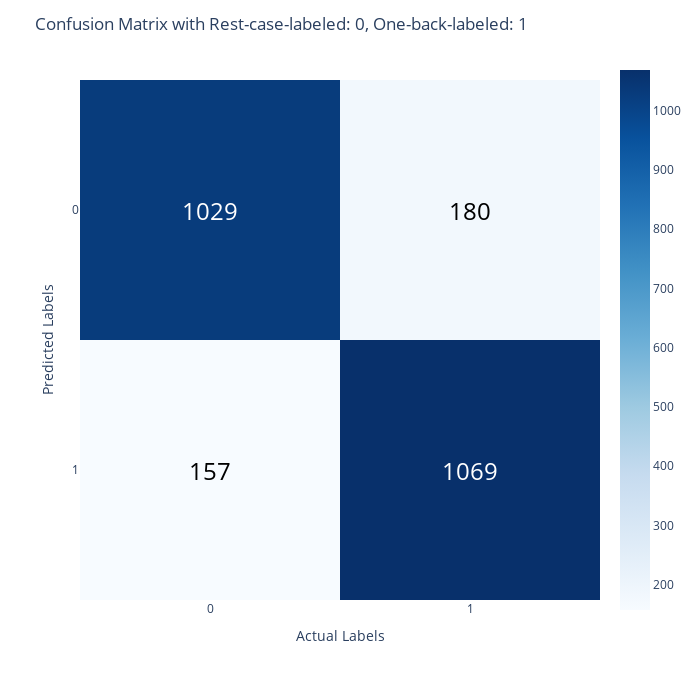
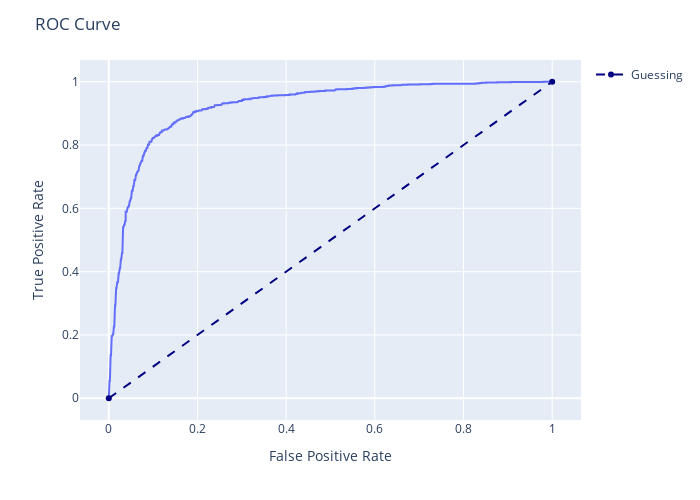

The notebook cell these images were saved under, in order:
### Code cell
for feature_file in feature_list:

    feature_matrix = np.load(f"../all-sub-features/{feature_file}")

    labels = feature_matrix[:, -1]
    data = feature_matrix[:, :-1]

    print(f"Shape of {feature_file}:")
    print(data.shape)


    for train_index, test_index in fold.split(data, labels):

        x_train, x_test, y_train, y_test = data[train_index], data[test_index], labels[train_index], labels[test_index]

    from xgboost import XGBClassifier
    xgb = XGBClassifier()

    metrics(xgb, labels)

### Figure 1 — Plotly figure (JSON) as saved in the notebook; plotly's stock layout.template omitted (floating-point values rounded to 4 significant figures)
{"data": [{"coloraxis": "coloraxis", "hovertemplate": "x: %{x}<br>y: %{y}<br>color: %{z}<extra></extra>", "name": "0", "type": "heatmap", "xaxis": "x", "yaxis": "y", "z": [[1029, 180], [157, 1069]]}], "layout": {"annotations": [{"font": {"color": "white", "size": 24}, "showarrow": false, "text": "1029", "x": 0, "y": 0}, {"font": {"color": "black", "size": 24}, "showarrow": false, "text": "180", "x": 1, "y": 0}, {"font": {"color": "black", "size": 24}, "showarrow": false, "text": "157", "x": 0, "y": 1}, {"font": {"color": "white", "size": 24}, "showarrow": false, "text": "1069", "x": 1, "y": 1}], "coloraxis": {"colorscale": [[0, "rgb(247,251,255)"], [0.125, "rgb(222,235,247)"], [0.25, "rgb(198,219,239)"], [0.375, "rgb(158,202,225)"], [0.5, "rgb(107,174,214)"], [0.625, "rgb(66,146,198)"], [0.75, "rgb(33,113,181)"], [0.875, "rgb(8,81,156)"], [1, "rgb(8,48,107)"]]}, "font": {"size": 12}, "height": 700, "margin": {"t": 60}, "title": {"text": "Confusion Matrix with Rest-case-labeled: 0, One-back-labeled: 1"}, "width": 700, "xaxis": {"anchor": "y", "constrain": "domain", "domain": [0, 1], "dtick": 1, "scaleanchor": "y", "tick0": 0, "title": {"text": "Actual Labels"}}, "yaxis": {"anchor": "x", "autorange": "reversed", "constrain": "domain", "domain": [0, 1], "dtick": 1, "tick0": 0, "title": {"text": "Predicted Labels"}}}}

### Figure 2 — Plotly figure (JSON) as saved in the notebook; plotly's stock layout.template omitted (floating-point values rounded to 4 significant figures; data arrays with more than 128 entries replaced by an {"elided": "..."} marker saying what was removed)
{"data": [{"hovertemplate": "x=%{x}<br>y=%{y}<extra></extra>", "legendgroup": "", "line": {"color": "#636efa", "dash": "solid"}, "marker": {"symbol": "circle"}, "mode": "lines", "name": "", "orientation": "v", "showlegend": false, "type": "scatter", "x": {"elided": "506 float values"}, "xaxis": "x", "y": {"elided": "506 float values"}, "yaxis": "y"}, {"line": {"color": "navy", "dash": "dash"}, "name": "Guessing", "type": "scatter", "x": [0, 1], "y": [0, 1]}], "layout": {"height": 500, "legend": {"tracegroupgap": 0}, "margin": {"t": 60}, "title": {"text": "ROC Curve"}, "width": 700, "xaxis": {"anchor": "y", "domain": [0, 1], "title": {"text": "False Positive Rate"}}, "yaxis": {"anchor": "x", "domain": [0, 1], "title": {"text": "True Positive Rate"}}}}
